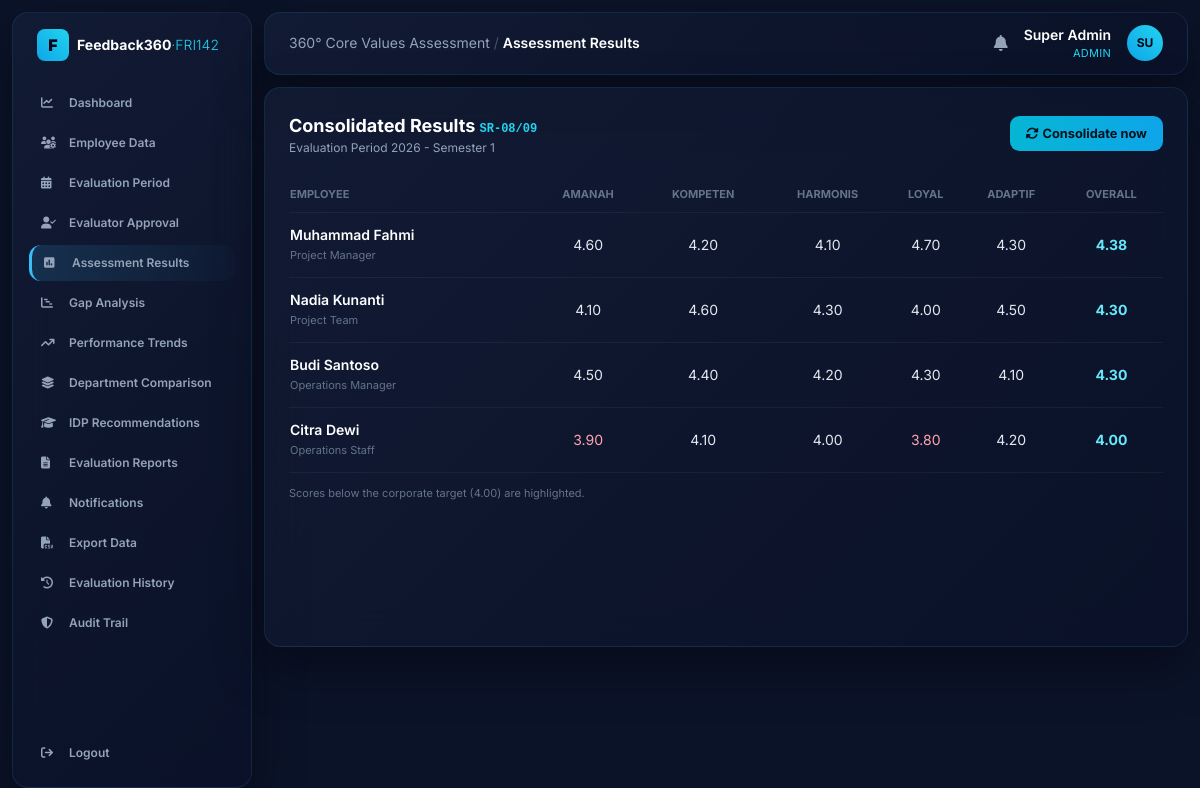
The page /results (signed in) on the database its author committed.
### tables this page shows
CREATE TABLE users (
    id INTEGER PRIMARY KEY AUTOINCREMENT,
    username TEXT UNIQUE NOT NULL,
    password_hash TEXT NOT NULL,
    display_name TEXT NOT NULL,
    role TEXT NOT NULL,                -- admin | hr | management | employee
    employee_id INTEGER REFERENCES employees(id)
);

CREATE TABLE periods (
    id INTEGER PRIMARY KEY AUTOINCREMENT,
    name TEXT NOT NULL,
    start_date TEXT,
    end_date TEXT,
    status TEXT NOT NULL DEFAULT 'draft'   -- draft | active | closed
);

CREATE TABLE results (
    id INTEGER PRIMARY KEY AUTOINCREMENT,
    period_id INTEGER NOT NULL REFERENCES periods(id),
    employee_id INTEGER NOT NULL REFERENCES employees(id),
    amanah REAL, kompeten REAL, harmonis REAL, loyal REAL, adaptif REAL,
    overall REAL,
    computed_at TEXT
);

CREATE TABLE employees (
    id INTEGER PRIMARY KEY AUTOINCREMENT,
    nip TEXT UNIQUE NOT NULL,
    full_name TEXT NOT NULL,
    position TEXT NOT NULL,
    department TEXT NOT NULL,
    supervisor_id INTEGER REFERENCES employees(id)
);

### app.py (the view)
@app.route("/results")
@require("admin", "hr", "management")
def results():
    period = active_period()
    rows = g.db.execute(
        "SELECT r.*, e.full_name, e.position FROM results r "
        "JOIN employees e ON r.employee_id=e.id WHERE r.period_id=? "
        "ORDER BY r.overall DESC", (period["id"],)).fetchall()
    return render_template("results.html", rows=rows, period=period)

### app.py (called while the page is built)
@app.before_request
def load_user():
    g.db = get_db()
    g.user = None
    if "uid" in session:
        g.user = g.db.execute(
            "SELECT * FROM users WHERE id=?", (session["uid"],)
        ).fetchone()

def require(*roles):
    def deco(fn):
        @wraps(fn)
        def wrapper(*a, **kw):
            if not g.user:
                return redirect(url_for("login"))
            if roles and g.user["role"] not in roles:
                abort(403)
            return fn(*a, **kw)
        return wrapper
    return deco

@app.context_processor
def inject_globals():
    unread = 0
    if g.get("user"):
        unread = g.db.execute(
            "SELECT COUNT(*) c FROM notifications WHERE is_read=0 AND "
            "(target_role=? OR target_user_id=?)",
            (g.user["role"], g.user["id"]),
        ).fetchone()["c"]
    return dict(user=g.get("user"), VALUES=VALUES, VALUE_LABELS=VALUE_LABELS,
                TARGET=CORPORATE_TARGET, unread=unread)

def active_period():
    return g.db.execute(
        "SELECT * FROM periods WHERE status='active' ORDER BY id DESC LIMIT 1"
    ).fetchone()

### database.py (called while the page is built)
def get_db():
    conn = sqlite3.connect(DB_PATH)
    conn.row_factory = sqlite3.Row
    conn.execute("PRAGMA foreign_keys = ON")
    return conn

### templates/results.html
{% extends "base.html" %}
{% block heading %}Assessment Results{% endblock %}
{% block body %}
<div class="flex items-center justify-between mb-5">
  <div><h2 class="text-lg font-bold text-white">Consolidated Results <span class="text-xs text-cyan-400 font-mono">SR-08/09</span></h2>
    <p class="text-xs text-slate-400">{{ period['name'] }}</p></div>
  {% if user['role'] in ['admin','hr'] %}
  <a href="{{ url_for('consolidate_route') }}" class="btn"><i class="fa-solid fa-rotate mr-1"></i>Consolidate now</a>{% endif %}
</div>
<table class="w-full text-sm">
  <thead><tr class="text-[11px] uppercase text-slate-500 text-left border-b border-white/5">
    <th class="py-2">Employee</th>{% for v in VALUES %}<th class="text-center">{{ VALUE_LABELS[v] }}</th>{% endfor %}
    <th class="text-center">Overall</th></tr></thead>
  <tbody>
  {% for r in rows %}
    <tr class="border-b border-white/5">
      <td class="py-3"><div class="font-semibold text-white">{{ r['full_name'] }}</div>
        <div class="text-[11px] text-slate-500">{{ r['position'] }}</div></td>
      {% for v in VALUES %}
        <td class="text-center {{ 'text-rose-300' if r[v] < TARGET else 'text-slate-200' }}">{{ '%.2f'|format(r[v]) }}</td>
      {% endfor %}
      <td class="text-center font-bold text-cyan-300">{{ '%.2f'|format(r['overall']) }}</td></tr>
  {% else %}
    <tr><td colspan="7" class="py-6 text-center text-slate-400">No results yet — submit forms, then consolidate.</td></tr>
  {% endfor %}
  </tbody>
</table>
<p class="text-[11px] text-slate-500 mt-3">Scores below the corporate target ({{ '%.2f'|format(TARGET) }}) are highlighted.</p>
{% endblock %}

### templates/base.html (shortened to what this page needs)
<!DOCTYPE html>
<html lang="en">
<head>
<script src="https://cdn.tailwindcss.com"></script>
<link rel="stylesheet" href="https://cdnjs.cloudflare.com/ajax/libs/font-awesome/6.4.0/css/all.min.css">
</head>
<body class="text-slate-200 min-h-screen">
{% if user %}
<div class="flex min-h-screen">
  <aside class="w-60 shrink-0 glossy m-3 rounded-2xl p-4 flex flex-col">
    <div class="flex items-center gap-2 px-2 mb-6">
      <div class="w-8 h-8 bg-gradient-to-tr from-sky-500 to-cyan-400 rounded-lg flex items-center justify-center text-slate-950 font-black">F</div>
      <span class="text-sm font-bold text-white leading-tight">Feedback360<span class="text-cyan-400 font-light">·FRI142</span></span>
    </div>
    {% set R = user['role'] %}
    <nav class="space-y-1 text-xs font-semibold flex-grow">
      {% macro link(ep,icon,label) %}
        <a href="{{ url_for(ep) }}" class="flex items-center gap-3 px-3 py-2.5 rounded-xl navlink {{ 'nav-active' if request.endpoint==ep }}">
          <i class="fa-solid {{ icon }} w-4"></i><span>{{ label }}</span></a>
      {% endmacro %}
      {% if R in ['admin','hr','management'] %}{{ link('dashboard','fa-chart-line','Dashboard') }}{% endif %}
      {% if R in ['admin','hr'] %}{{ link('employees','fa-users-gear','Employee Data') }}{% endif %}
      {% if R in ['admin','hr'] %}{{ link('periods','fa-calendar-days','Evaluation Period') }}{% endif %}
      {% if R in ['admin','hr'] %}{{ link('evaluators','fa-user-check','Evaluator Approval') }}{% endif %}
      {% if R in ['admin','hr','management'] %}{{ link('results','fa-square-poll-vertical','Assessment Results') }}{% endif %}
      {% if R in ['admin','hr','management'] %}{{ link('gap','fa-chart-gantt','Gap Analysis') }}{% endif %}
      {% if R in ['admin','hr','management'] %}{{ link('trends','fa-arrow-trend-up','Performance Trends') }}{% endif %}
      {% if R in ['admin','hr','management'] %}{{ link('departments','fa-layer-group','Department Comparison') }}{% endif %}
      {% if R in ['admin','hr','management'] %}{{ link('idp','fa-graduation-cap', 'IDP Summary' if R=='management' else 'IDP Recommendations') }}{% endif %}
      {% if R in ['admin','hr','management'] %}{{ link('reports','fa-file-lines','Evaluation Reports') }}{% endif %}
      {{ link('notifications','fa-bell','Notifications') }}
      {% if R in ['admin','hr'] %}<a href="{{ url_for('export_data') }}" class="flex items-center gap-3 px-3 py-2.5 rounded-xl navlink"><i class="fa-solid fa-file-csv w-4"></i><span>Export Data</span></a>{% endif %}
      {% if R in ['admin','hr','management'] %}{{ link('history','fa-clock-rotate-left','Evaluation History') }}{% endif %}
      {% if R in ['admin','hr'] %}{{ link('audit','fa-shield-halved','Audit Trail') }}{% endif %}
    </nav>
    <a href="{{ url_for('logout') }}" class="flex items-center gap-3 px-3 py-2.5 rounded-xl navlink text-xs font-semibold mt-2">
      <i class="fa-solid fa-arrow-right-from-bracket w-4"></i><span>Logout</span></a>
  </aside>
  <div class="flex-grow p-3 pl-0">
    <header class="glossy rounded-2xl px-6 py-3 flex justify-between items-center mb-3">
      <div class="text-sm text-slate-400">360° Core Values Assessment <span class="text-slate-600">/</span>
        <span class="text-white font-semibold">{{ self.heading() }}</span></div>
      <div class="flex items-center gap-4">
        <a href="{{ url_for('notifications') }}" class="relative text-slate-400 hover:text-white">
          <i class="fa-solid fa-bell"></i>
        </a>
        <div class="text-right">
          <div class="text-sm font-semibold text-white">{{ user['display_name'] }}</div>
          <div class="text-[11px] text-cyan-400 uppercase tracking-wide">{{ user['role'] }}</div>
        </div>
        <div class="w-9 h-9 rounded-full bg-gradient-to-tr from-sky-500 to-cyan-400 flex items-center justify-center text-slate-950 font-bold text-xs">
          {{ user['display_name'][:2]|upper }}</div>
      </div>
    </header>
    <main class="glossy rounded-2xl p-6 min-h-[70vh]">{% block body %}{% endblock %}</main>
  </div>
</div>
{% else %}{% block plain %}{% endblock %}{% endif %}
</body>
</html>

### templates/base.html (style rules this page uses)
body { font-family:'Inter',sans-serif;background:#0b1329 }
.glossy { background:linear-gradient(135deg,rgba(20,30,55,.75),rgba(10,17,40,.85)); backdrop-filter:blur(20px);border:1px solid rgba(56,189,248,.12); box-shadow:0 20px 50px rgba(0,0,0,.4) }
.nav-active { background:linear-gradient(90deg,rgba(56,189,248,.15),rgba(56,189,248,.02)); border-left:3px solid #38bdf8;color:#fff }
.navlink { color:#94a3b8 }
.btn { background:linear-gradient(90deg,#06b6d4,#0ea5e9);color:#04111f;font-weight:700; padding:.5rem 1rem;border-radius:.6rem;font-size:.8rem }

### rows shown on the page
users: display_name "Super Admin", role "ADMIN", display_name "SU"
periods: name "Evaluation Period 2026 - Semester 1"
results: full_name "Muhammad Fahmi", position "Project Manager", amanah "4.60" "4.20" "4.10" "4.70" "4.30", overall "4.38"
results: full_name "Nadia Kunanti", position "Project Team", amanah "4.10" "4.60" "4.30" "4.00" "4.50", overall "4.30"
results: full_name "Budi Santoso", position "Operations Manager", amanah "4.50" "4.40" "4.20" "4.30" "4.10", overall "4.30"
results: full_name "Citra Dewi", position "Operations Staff", amanah "3.90" "4.10" "4.00" "3.80" "4.20", overall "4.00"

### other values the page prints
{{ VALUE_LABELS[v] }} "AMANAH" "KOMPETEN" "HARMONIS" "LOYAL" "ADAPTIF"
{{ '%.2f'|format(TARGET) }} "4.00"
